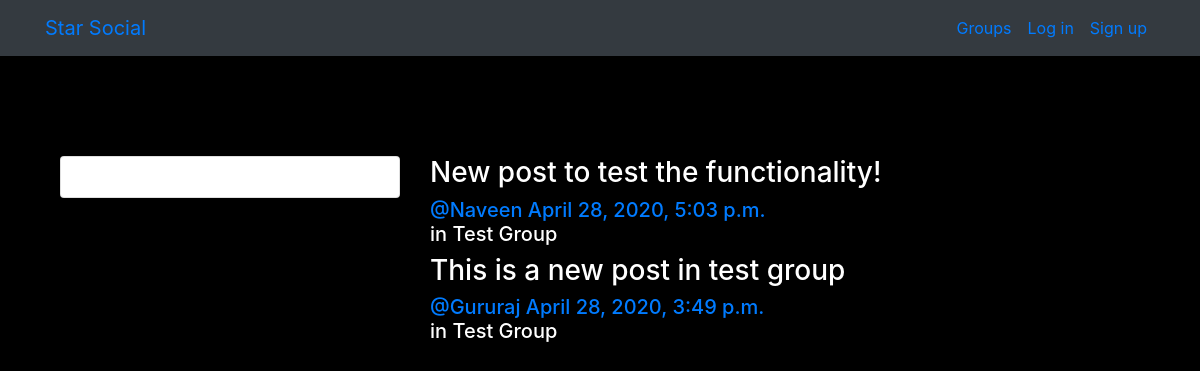
/posts/, run on the app's committed database.
### posts/models.py (models this page shows, shortened)
class Post(models.Model):
    user = models.ForeignKey(User,related_name='posts',on_delete=models.CASCADE)
    created_at = models.DateTimeField(auto_now=True)
    message = models.TextField()
    group = models.ForeignKey(Group,related_name='posts',null=True,blank=True,on_delete=models.CASCADE)
    class Meta:
        ordering = ['-created_at']
        unique_together = ['user','message']

### groups/models.py (models this page shows, shortened)
class Group(models.Model):
    name = models.CharField(max_length=255,unique=True)
    slug = models.SlugField(allow_unicode=True,unique=True)
    description = models.TextField(blank=True,default='')
    members = models.ManyToManyField(User,through='GroupMember')
    class Meta:
        ordering = ['name']

### posts/views.py (the view)
# urls.py: path('',views.PostList.as_view(),name='all'),
class PostList(SelectRelatedMixin,generic.ListView):
    model = models.Post
    select_related = ('user','group')

### posts/templates/posts/post_list.html (shortened to what this page needs)
{% extends 'posts/post_base.html' %}
{% block prepost %}
  <div class="col-md-4">
    <div class="card card-shadow">
      <div class="content">
        <h5 class="title">All Groups</h5>
      </div>
    </div>
  </div>
{% endblock %}
{% block  post_content %}
  <div class="col-md-8">
    {% for post in post_list %}
      {% include 'posts/_post.html' %}
    {% endfor %}
  </div>
{% endblock %}

### posts/templates/posts/_post.html (shortened to what this page needs)
<div class="media">
  <div class="media-body">
    <h3>{{ post.message|safe }}</h3>
    <h5 class="media-heading">
      <span class="username">
        <a href="{% url 'posts:for_user' username=post.user.username %}">@{{post.user.username}}</a>
      </span>
      <time class="time">
        <a href="{% url 'posts:single' username=post.user.username pk=post.pk %}">
          {{post.created_at}}
        </a>
      </time>
      <br>
      {% if post.group %}
        <span class="group-name">in {{ post.group.name }}</span>
      {% endif %}
    </h5>
  </div>
</div>

### static/socialwebapp/css/master.css (style rules this page uses)
body { margin: 0; overflow: hidden; background-color: black; color:white; }

### static/css/master.css (style rules this page uses)
html, body { height: 100%; width: 100%; overflow: hidden; background: black; margin: 0; }

### data on the page
Post: message "New post to test the functionality!", user.username "Naveen", created_at "April 28, 2020, 5:03 p.m.", group.name "Test Group"
Post: message "This is a new post in test group", user.username "Gururaj", created_at "April 28, 2020, 3:49 p.m.", group.name "Test Group"
